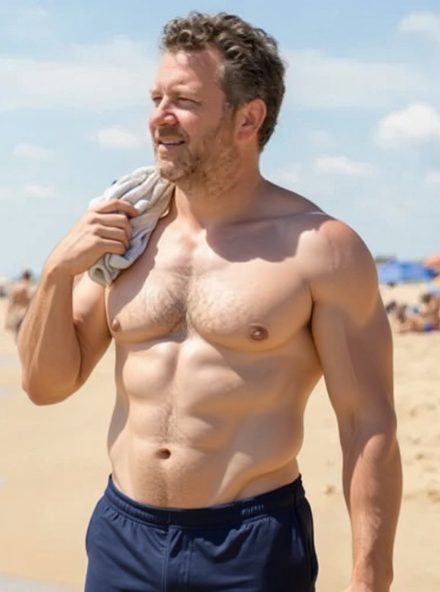
#> input picture app-store-assets/hero-candidates/E-chosen-flux-heavier.jpg, 880 x 1184 px, given in place of E-chosen-flux-heavier.jpg.png, which was not available (shown at 1/2 size)
$ python build.py ../../../app-store-assets/hero-candidates/E-chosen-flux-heavier.jpg
#> lines starting #> are read from the running program, lines starting #| are printed output that depends on the picture; after the words box and inside, x2 and y2 are one past the last pixel; in counts of white or black regions, pixels touching at a corner belong together
"""RO-37 thumbnails: code-set type over the eight pictures. Usage: build.py [A B C D E G1 G2 G3]"""
from pathlib import Path
import json, hashlib, subprocess, sys
import numpy as np
from PIL import Image, ImageOps, ImageDraw, ImageFont, ImageFilter
from scipy.ndimage import distance_transform_edt

P = Path('/Users/danielrose/Projects/Claude/Projects/Abs By AI')
O = P / 'social media graphics/youtube/thumbnails/First Time At The Gym'
B = O / '_build-2026-11-01'
OUT = B / 'designs'
OUT.mkdir(exist_ok=True)
W, H = 1280, 720
SUP = Path('/System/Library/Fonts/Supplemental')
PM = Path.home() / '.cache/absbyai/personmask/personmask'
REAL = P / 'photos/finalized social media photos/_cutouts/studio-blue-14_CUTOUT.png'
IMPACT, DIN, MANROPE = SUP / 'Impact.ttf', SUP / 'DIN Condensed Bold.ttf', Path.home() / 'Library/Fonts/Manrope.ttf'
FONT = {'A': IMPACT, 'B': IMPACT, 'C': MANROPE, 'D': IMPACT, 'E': DIN, 'G1': IMPACT, 'G2': MANROPE, 'G3': DIN}


def sha(p):
    return hashlib.sha256(Path(p).read_bytes()).hexdigest()


# [52 lines left out: functions font, put, block, chip, fade, not called in this run]


def picture(k):
    if k[0] == 'G':
        pic = ImageOps.fit(Image.open(B / 'google' / f'{k}.png').convert('RGB'), (W, H), method=Image.Resampling.LANCZOS).convert('RGBA')
        if k == 'G1':  # slide the picture down under the two-line bar; the crop only takes thigh
            im = Image.new('RGBA', (W, H), '#FFFFFF')
            im.paste(pic, (0, 84))
            return im
        return pic
    if k == 'A':  # slide the picture down so the band clears both heads of hair; the crop only takes thigh
        im = Image.new('RGBA', (W, H), '#FFD400')
        im.paste(ImageOps.fit(Image.open(B / 'assets/ai-A.png').convert('RGB'), (W, H), method=Image.Resampling.LANCZOS), (0, 34))
        return im
    if k != 'C':
        return ImageOps.fit(Image.open(B / 'assets' / f'ai-{k}.png').convert('RGB'), (W, H), method=Image.Resampling.LANCZOS).convert('RGBA')
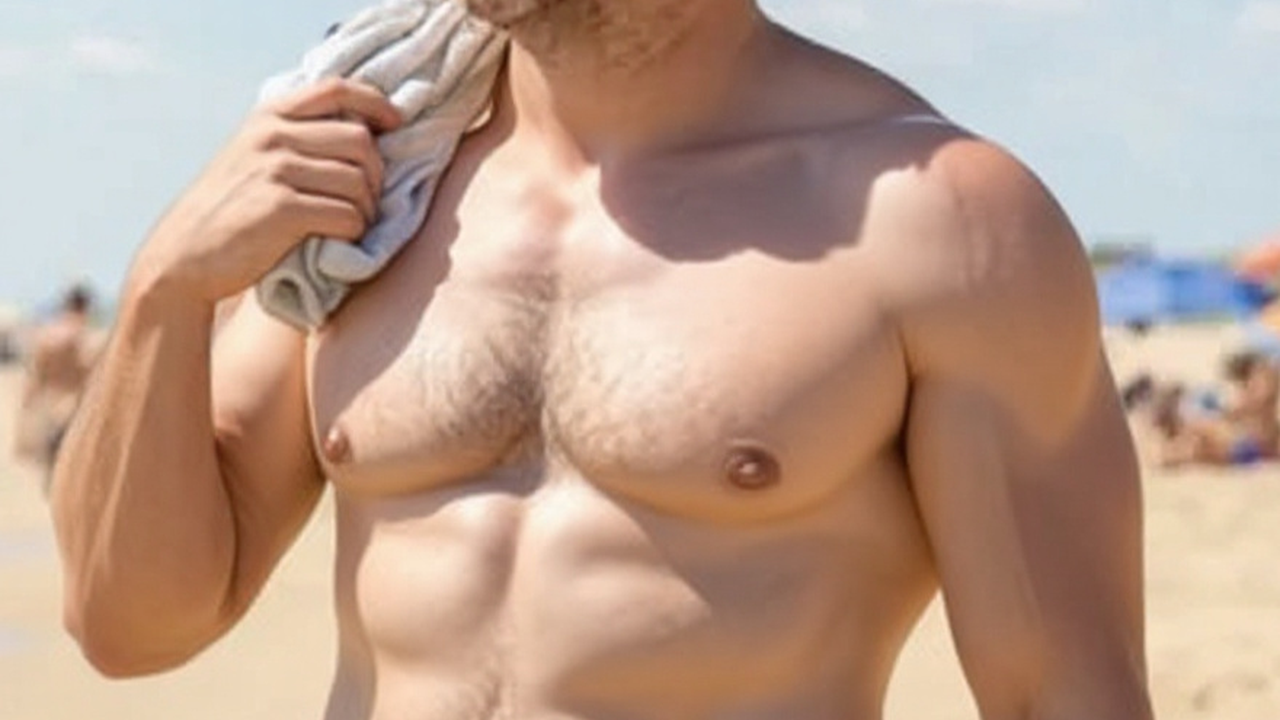
#> returned value: PIL image 1280x720 RGBA; mean R, G, B, A 187.6, 158, 140.8, 255
    im = ImageOps.fit(Image.open(B / 'assets/background-C.png').convert('RGB'), (W, H), method=Image.Resampling.LANCZOS).convert('RGBA')
    im = fade(im, 'right', 215, a=.62, b=.34)
    raw = Image.open(REAL).convert('RGBA')
    bb = raw.getchannel('A').getbbox()
    crop = [bb[0], bb[1], bb[2], round(bb[1] + (bb[3] - bb[1]) * .875)]  # waist crop: the shorts stay out of the picture
    src = raw.crop(crop)
    scale = 700 / src.height
    src = src.resize((round(src.width * scale), 700), Image.Resampling.LANCZOS)
    x, y = 8, 20
    im.alpha_composite(src, (x, y))
    (B / 'real-photo-provenance.json').write_text(json.dumps(dict(
        source=str(REAL), sha256=sha(REAL), crop=crop, scale=scale, position=[x, y],
        person_pixels='Original cutout transformed by crop/resize/composite only; no AI redraw or colour/body alteration'), indent=2) + '\n')
    return im


L1, L2, L3, TOP = 'First Time', 'At The Gym?', 'Do This Instead', 'First Time At The Gym?'


def design(k, im, tm):
    d = ImageDraw.Draw(im)
    if k == 'A':  # yellow two-line band over the two of him
        d.rectangle((0, 0, 1279, 199), fill='#FFD400')
        d.rectangle((0, 199, 1279, 206), fill='#101010')
        return [put(im, tm, k, TOP, (30, 10), 92, 1220, '#101519', center=True),
                put(im, tm, k, L3, (30, 100), 100, 1220, '#C21A12', center=True)]
    if k == 'B':  # stacked yellow, red, black blocks
        return [block(im, tm, k, L1, 110, 140, 700, 1244, '#FFD400', '#0A0A0A'),
                block(im, tm, k, L2, 280, 140, 700, 1244, '#E01B1B', '#FFFFFF'),
                block(im, tm, k, L3, 450, 140, 700, 1244, '#0A0A0A', '#FFD400')]
    if k == 'C':  # real photo, Manrope stack
        return [put(im, tm, k, L1, (700, 150), 96, 540, '#FFFFFF'),
                put(im, tm, k, L2, (700, 266), 96, 540, '#FFFFFF'),
                put(im, tm, k, L3, (700, 382), 74, 540, '#5FD0FF')]
    if k == 'D':  # white and cyan Impact on the dark side
        return [put(im, tm, k, L1, (38, 130), 124, 500, '#FFFFFF'),
                put(im, tm, k, L2, (38, 276), 118, 500, '#FFFFFF'),
                put(im, tm, k, L3, (38, 416), 100, 500, '#6FE3F0')]
    if k == 'E':  # gold and dark condensed on the white wall
        return [put(im, tm, k, L1, (640, 150), 170, 600, '#101519'),
                put(im, tm, k, L2, (640, 310), 170, 600, '#101519'),
                put(im, tm, k, L3, (640, 468), 120, 600, '#B8860B')]
    if k == 'G1':  # white bar, black Manrope with the red rule
        d.rectangle((0, 0, 1279, 176), fill='#FFFFFF')
        d.rectangle((0, 176, 1279, 184), fill='#E01B1B')
        ImageDraw.Draw(tm).rectangle((0, 0, 1279, 184), fill=255)
        return [put(im, tm, k, TOP, (28, 14), 84, 1224, '#0A0A0A', center=True),
                put(im, tm, k, L3, (28, 98), 72, 1224, '#E01B1B', center=True)]
    if k == 'G2':  # white stroked Impact, top left
        return [put(im, tm, k, L1, (34, 24), 96, 470, '#FFFFFF', stroke=5),
                put(im, tm, k, L2, (34, 126), 96, 470, '#FFFFFF', stroke=5),
                put(im, tm, k, L3, (34, 228), 84, 470, '#FFD400', stroke=5)]
    if k == 'G3':  # red band, white condensed
        d.rectangle((0, 0, 1279, 136), fill='#D3171D')
        ImageDraw.Draw(tm).rectangle((0, 0, 1279, 136), fill=255)
        return [put(im, tm, k, TOP + ' ' + L3, (30, 24), 120, 1220, '#FFFFFF', center=True)]
    raise SystemExit(k)


def build(k):
    im = picture(k)
    pp = B / f'picture-{k}.jpg'
    im.convert('RGB').save(pp, quality=98)
    mp = B / f'person-{k}.png'
    subprocess.run([str(PM), str(pp), str(mp)], check=True, capture_output=True)
#> (this line was passed over: subprocess is not available in this run)
    person = np.array(Image.open(mp).convert('L').resize((W, H))) > 100
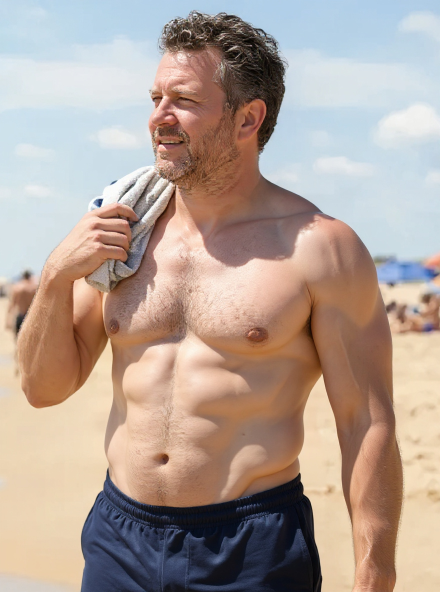
#> input picture app-store-assets/hero-candidates/F-chosen-flux-heavier.jpg, 880 x 1184 px, given in place of E-chosen-flux-heavier.jpg.png, which was not available (shown at 1/2 size)
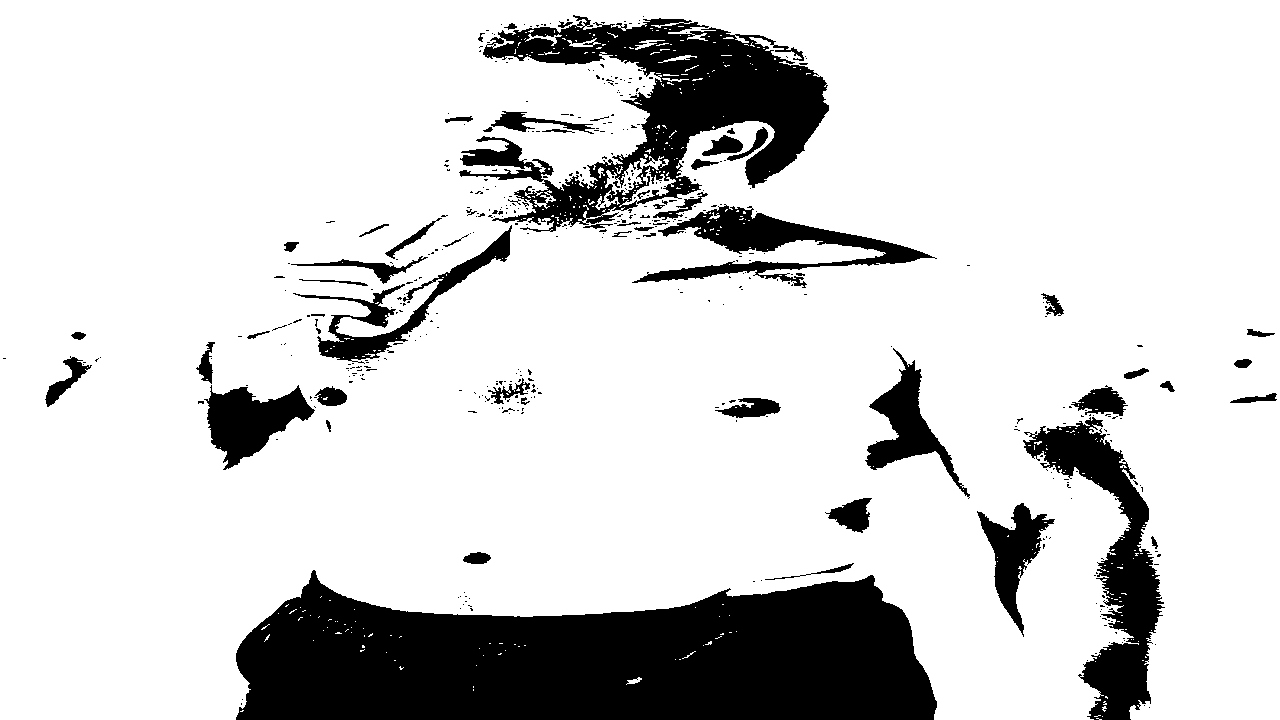
#> person: shape (720, 1280) bool; 82.8% white; 460 black regions (399 under 20 px), largest, box (x1, y1, x2, y2) and area: (236, 570, 937, 720) 78743, (459, 15, 829, 232) 29989, (1023, 417, 1165, 720) 13662
    tm = Image.new('L', (W, H))
#> tm: PIL image 1280x720 L; every value is 0
    boxes = design(k, im, tm)
    out = OUT / f'RO37-{k}.jpg'
    im.convert('RGB').save(out, quality=95, subsampling=0)
    tm.save(B / f'text-{k}.png')
    text = np.array(tm) > 0
    overlap = int((text & person).sum())
    clear = float(distance_transform_edt(~person)[text].min()) if person.any() else 999
    r = dict(design=k, file=out.name, sha256=sha(out), bytes=out.stat().st_size, size=[W, H],
             person_text_overlap_pixels=overlap, minimum_person_text_clearance_px=round(clear, 2), text_boxes=boxes)
    print(json.dumps({x: r[x] for x in ('design', 'bytes', 'person_text_overlap_pixels', 'minimum_person_text_clearance_px')}), flush=True)
    return r


if __name__ == '__main__':
    keys = sys.argv[1:] or ['A', 'B', 'C', 'D', 'E', 'G1', 'G2', 'G3']
#> (the run stopped early here; a loop or call above may not have finished)
